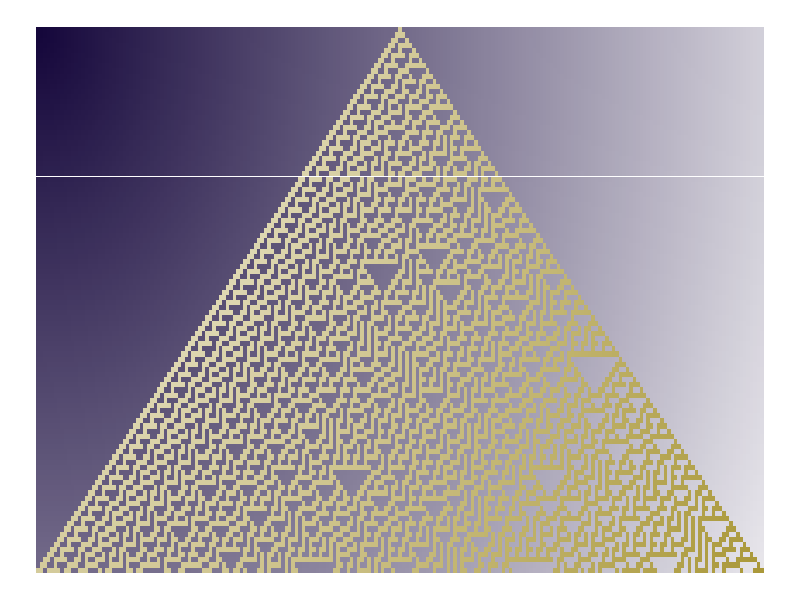
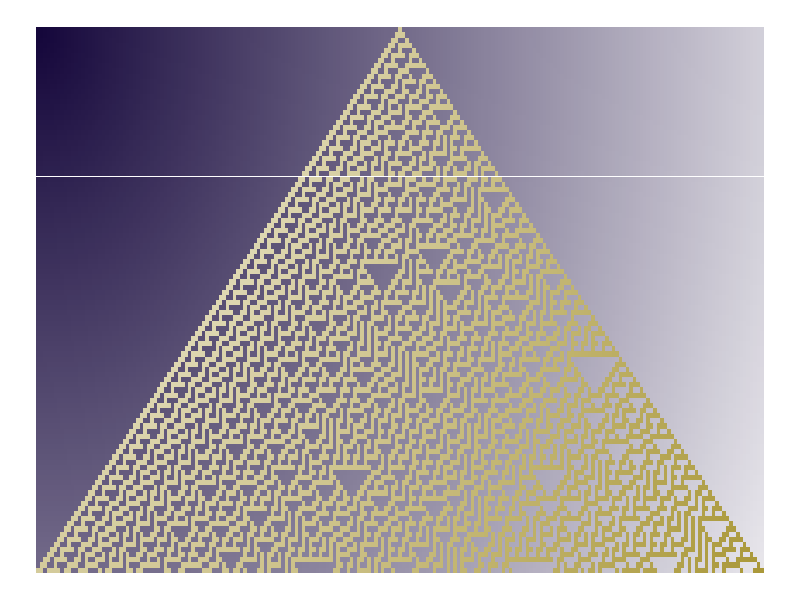

The R script that drew these images, in order: (Note: this script raises an error after producing the figures.)
# rule 30
library(data.table)
library(ggplot2)

#' Function to calculate rule 30
#'
#' @param a 
#' @param b 
#' @param c 
#'
#' @return
#' @export
#'
#' @examples
rule30 <- function(a, b, c)
{
    if (length(a) == 0) a <- 0
    if (is.na(c)) c <- 0
    bc <-  b | c
    (a | bc) & !(a & bc) 
}

# check if rule30 yield correct results
for(i in c(T, F))
{
    for(j in c(T,F))
    {
        for(k in c(T, F))
        {
            message(sprintf("%s %s %s %s", i*1, j*1, k*1, rule30(i, j, k)*1))
        }
    }
}

# number of cells (make sure its odd, for better results)
n <- 211

# determine halfway and starting status
halfway <- (n - 1) / 2
cellRow <- c(rep(0, halfway), 1, rep(0, halfway))

# create data
ruleData <- data.table(xAxis = 1:n, yAxis = 0, cell = cellRow)
for (gen in 1:halfway)
{
    thisRow <- c()
    for (cell in 1:n)
    {
        thisRow <- c(thisRow, rule30(a = cellRow[cell - 1], b = cellRow[cell], c = cellRow[cell + 1]))
    }
    ruleData <- rbind(ruleData, data.table(xAxis = 1:n, yAxis = gen, cell = thisRow))
    cellRow <- thisRow
}

# calculate distance from point 0,0 - its gonna be helpful for shading
ruleData[, dist := sqrt(xAxis ^ 2 + yAxis ^ 2)]
ruleData[, dist := dist / max(dist)]

# plot the plot ...
ggplot() + 
    geom_tile(data = ruleData[cell == 0], aes(x = xAxis, y = yAxis, alpha = 1 - dist), fill = "#14063A") +
    geom_tile(data = ruleData[cell == 1], aes(x = xAxis, y = yAxis, alpha = dist), fill = "#AA9839") +
    theme_void() +
    theme(legend.position = "none") + 
    scale_y_reverse() 

# ... and save it
ggsave()